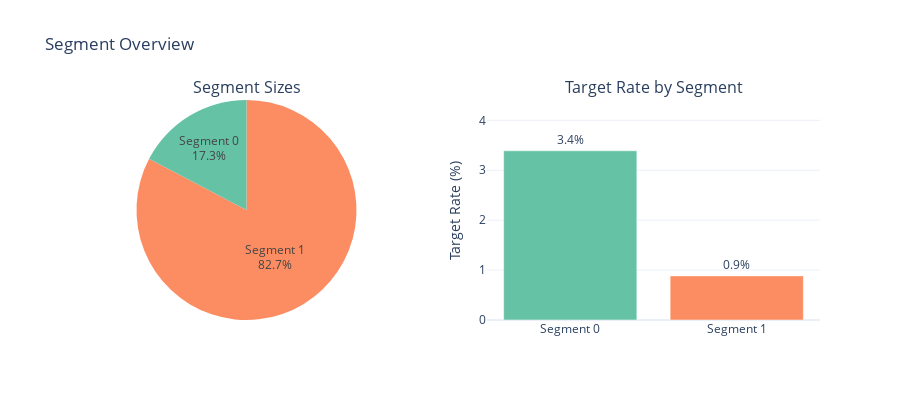
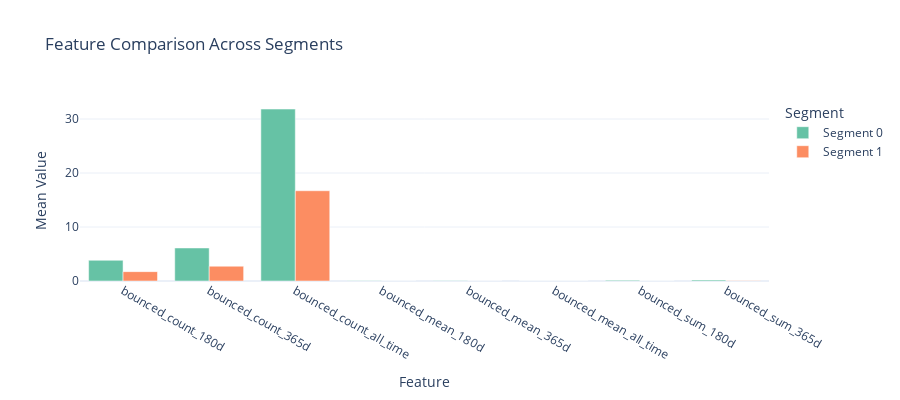

Write notebook code for charts like these, in order.
### Markdown cell above
## 2.9 Data Segmentation Analysis

**Purpose:** Determine if the dataset contains natural subgroups that might benefit from separate models.

**📖 Why This Matters:**
- Some datasets have distinct customer segments with very different behaviors
- A single model might struggle to capture patterns that vary significantly across segments
- Segmented models can improve accuracy but add maintenance complexity

**Recommendations:**
- **single_model** - Data is homogeneous; one model for all records
- **consider_segmentation** - Some variation exists; evaluate if complexity is worth it
- **strong_segmentation** - Distinct segments with different target rates; separate models likely beneficial

**Important:** This is exploratory guidance only. The final decision depends on business context, model complexity tolerance, and available resources.

### Code cell
from customer_retention.stages.profiling import SegmentAnalyzer

# Initialize segment analyzer
segment_analyzer = SegmentAnalyzer()

# Find target column if detected
target_col = None
for col_name, col_info in findings.columns.items():
    if col_info.inferred_type == ColumnType.TARGET:
        target_col = col_name
        break

# Run segmentation analysis using numeric features
print("="*70)
print("DATA SEGMENTATION ANALYSIS")
print("="*70)

segmentation = segment_analyzer.analyze(
    df,
    target_col=target_col,
    feature_cols=numeric_cols if numeric_cols else None,
    max_segments=5
)

print(f"\n🎯 Analysis Results:")
print(f"   Method: {segmentation.method.value}")
print(f"   Detected Segments: {segmentation.n_segments}")
print(f"   Cluster Quality Score: {segmentation.quality_score:.2f}")
if segmentation.target_variance_ratio is not None:
    print(f"   Target Variance Ratio: {segmentation.target_variance_ratio:.2f}")

print(f"\n📊 Segment Profiles:")
for profile in segmentation.profiles:
    target_info = f" | Target Rate: {profile.target_rate*100:.1f}%" if profile.target_rate is not None else ""
    print(f"   Segment {profile.segment_id}: {profile.size:,} records ({profile.size_pct:.1f}%){target_info}")

# Display recommendation card
fig = charts.segment_recommendation_card(segmentation)
display_figure(fig)

# Display segment overview
fig = charts.segment_overview(segmentation, title="Segment Overview")
display_figure(fig)

# Display feature comparison if we have features
if segmentation.n_segments > 1 and any(p.defining_features for p in segmentation.profiles):
    fig = charts.segment_feature_comparison(segmentation, title="Feature Comparison Across Segments")
    display_figure(fig)

print(f"\n📝 Rationale:")
for reason in segmentation.rationale:
    print(f"   • {reason}")

### Figure 1 — Plotly figure (JSON) as saved in the notebook; plotly's stock layout.template omitted (floating-point values rounded to 4 significant figures)
{"data": [{"domain": {"x": [0, 0.45], "y": [0, 1]}, "hovertemplate": "<b>%{label}</b><br>Size: %{value:.1f}%<extra></extra>", "labels": ["Segment 0", "Segment 1"], "marker": {"colors": ["rgb(102,194,165)", "rgb(252,141,98)"]}, "textinfo": "label+percent", "type": "pie", "values": [17.3, 82.7]}, {"hovertemplate": "<b>%{x}</b><br>Target Rate: %{y:.1f}%<extra></extra>", "marker": {"color": ["rgb(102,194,165)", "rgb(252,141,98)"]}, "text": ["3.4%", "0.9%"], "textposition": "outside", "type": "bar", "x": ["Segment 0", "Segment 1"], "xaxis": "x", "y": [3.39, 0.8834], "yaxis": "y"}], "layout": {"annotations": [{"font": {"size": 16}, "showarrow": false, "text": "Segment Sizes", "x": 0.225, "xanchor": "center", "xref": "paper", "y": 1, "yanchor": "bottom", "yref": "paper"}, {"font": {"size": 16}, "showarrow": false, "text": "Target Rate by Segment", "x": 0.775, "xanchor": "center", "xref": "paper", "y": 1, "yanchor": "bottom", "yref": "paper"}], "height": 400, "showlegend": false, "title": {"text": "Segment Overview"}, "xaxis": {"anchor": "y", "domain": [0.55, 1]}, "yaxis": {"anchor": "x", "domain": [0, 1], "range": [0, 4.407], "title": {"text": "Target Rate (%)"}}}}

### Figure 2 — Plotly figure (JSON) as saved in the notebook; plotly's stock layout.template omitted (floating-point values rounded to 4 significant figures)
{"data": [{"marker": {"color": "rgb(102,194,165)"}, "name": "Segment 0", "type": "bar", "x": ["bounced_count_180d", "bounced_count_365d", "bounced_count_all_time", "bounced_mean_180d", "bounced_mean_365d", "bounced_mean_all_time", "bounced_sum_180d", "bounced_sum_365d"], "y": [3.839, 6.119, 31.85, 0.04195, 0.03226, 0.02138, 0.1441, 0.1949]}, {"marker": {"color": "rgb(252,141,98)"}, "name": "Segment 1", "type": "bar", "x": ["bounced_count_180d", "bounced_count_365d", "bounced_count_all_time", "bounced_mean_180d", "bounced_mean_365d", "bounced_mean_all_time", "bounced_sum_180d", "bounced_sum_365d"], "y": [1.735, 2.739, 16.72, 0.006478, 0.01078, 0.02263, 0.01413, 0.0371]}], "layout": {"barmode": "group", "height": 400, "legend": {"title": {"text": "Segment"}}, "title": {"text": "Feature Comparison Across Segments"}, "xaxis": {"title": {"text": "Feature"}}, "yaxis": {"title": {"text": "Mean Value"}}}}
